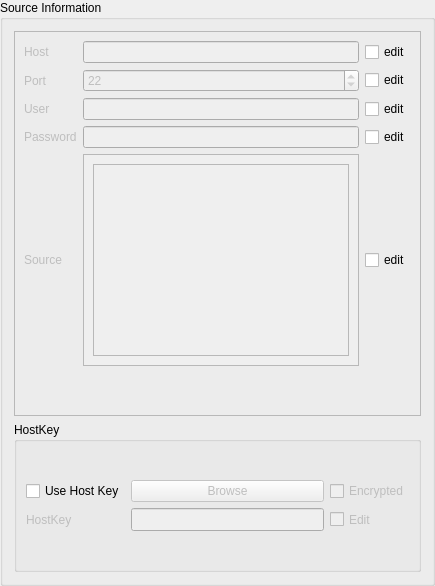
                 <widget class="QGroupBox" name="source_info_get">
                  <property name="title">
                   <string>Source Information</string>
                  </property>
                  <layout class="QGridLayout" name="gridLayout_42">
                   <item row="0" column="0">
                    <widget class="QFrame" name="frame_6">
                     <property name="frameShape">
                      <enum>QFrame::StyledPanel</enum>
                     </property>
                     <property name="frameShadow">
                      <enum>QFrame::Raised</enum>
                     </property>
                     <layout class="QGridLayout" name="gridLayout_43">
                      <item row="0" column="0">
                       <layout class="QGridLayout" name="gridLayout_44">
                        <item row="1" column="1">
                         <widget class="QLineEdit" name="host_address_get">
                          <property name="enabled">
                           <bool>false</bool>
                          </property>
                          <property name="dragEnabled">
                           <bool>true</bool>
                          </property>
                          <property name="clearButtonEnabled">
                           <bool>true</bool>
                          </property>
                         </widget>
                        </item>
                        <item row="4" column="0">
                         <widget class="QLabel" name="passwordLabel_get">
                          <property name="enabled">
                           <bool>false</bool>
                          </property>
                          <property name="text">
                           <string>Password</string>
                          </property>
                         </widget>
                        </item>
                        <item row="2" column="1">
                         <widget class="QSpinBox" name="port_remote_get">
                          <property name="enabled">
                           <bool>false</bool>
                          </property>
                          <property name="maximum">
                           <number>65535</number>
                          </property>
                          <property name="value">
                           <number>22</number>
                          </property>
                         </widget>
                        </item>
                        <item row="1" column="0">
                         <widget class="QLabel" name="hostLabel_get">
                          <property name="enabled">
                           <bool>false</bool>
                          </property>
                          <property name="text">
                           <string>Host</string>
                          </property>
                         </widget>
                        </item>
                        <item row="3" column="0">
                         <widget class="QLabel" name="userLabel_get">
                          <property name="enabled">
                           <bool>false</bool>
                          </property>
                          <property name="text">
                           <string>User</string>
                          </property>
                         </widget>
                        </item>
                        <item row="2" column="0">
                         <widget class="QLabel" name="portLabel_get">
                          <property name="enabled">
                           <bool>false</bool>
                          </property>
                          <property name="text">
                           <string>Port</string>
                          </property>
                         </widget>
                        </item>
                        <item row="3" column="1">
                         <widget class="QLineEdit" name="user_remote_get">
                          <property name="enabled">
                           <bool>false</bool>
                          </property>
                          <property name="dragEnabled">
                           <bool>true</bool>
                          </property>
                          <property name="clearButtonEnabled">
                           <bool>true</bool>
                          </property>
                         </widget>
                        </item>
                        <item row="4" column="1">
                         <widget class="QLineEdit" name="password_remote_get">
                          <property name="enabled">
                           <bool>false</bool>
                          </property>
                          <property name="echoMode">
                           <enum>QLineEdit::PasswordEchoOnEdit</enum>
                          </property>
                          <property name="dragEnabled">
                           <bool>true</bool>
                          </property>
                          <property name="clearButtonEnabled">
                           <bool>true</bool>
                          </property>
                         </widget>
                        </item>
                        <item row="5" column="0">
                         <widget class="QLabel" name="sourceLabel_get">
                          <property name="enabled">
                           <bool>false</bool>
                          </property>
                          <property name="text">
                           <string>Source</string>
                          </property>
                         </widget>
                        </item>
                        <item row="1" column="2">
                         <widget class="QCheckBox" name="hostEdit_get">
                          <property name="text">
                           <string>edit</string>
                          </property>
                         </widget>
                        </item>
                        <item row="3" column="2">
                         <widget class="QCheckBox" name="userEdit_get">
                          <property name="text">
                           <string>edit</string>
                          </property>
                         </widget>
                        </item>
                        <item row="4" column="2">
                         <widget class="QCheckBox" name="passwordEdit_get">
                          <property name="text">
                           <string>edit</string>
                          </property>
                         </widget>
                        </item>
                        <item row="5" column="2">
                         <widget class="QCheckBox" name="sourceEdit_get">
                          <property name="text">
                           <string>edit</string>
                          </property>
                         </widget>
                        </item>
                        <item row="6" column="1">
                         <spacer name="verticalSpacer_4">
                          <property name="orientation">
                           <enum>Qt::Vertical</enum>
                          </property>
                          <property name="sizeHint" stdset="0">
                           <size>
                            <width>20</width>
                            <height>40</height>
                           </size>
                          </property>
                         </spacer>
                        </item>
                        <item row="2" column="2">
                         <widget class="QCheckBox" name="portEdit_get">
                          <property name="text">
                           <string>edit</string>
                          </property>
                         </widget>
                        </item>
                        <item row="5" column="1">
                         <widget class="QScrollArea" name="scrollArea_5">
                          <property name="widgetResizable">
                           <bool>true</bool>
                          </property>
                          <widget class="QWidget" name="scrollAreaWidgetContents_5">
                           <property name="geometry">
                            <rect>
                             <x>0</x>
                             <y>0</y>
                             <width>211</width>
                             <height>187</height>
                            </rect>
                           </property>
                           <layout class="QGridLayout" name="gridLayout_33">
                            <item row="0" column="0">
                             <layout class="QGridLayout" name="gridLayout_32">
                              <item row="0" column="0">
                               <widget class="QTextEdit" name="source_le">
                                <property name="enabled">
                                 <bool>false</bool>
                                </property>
                                <property name="tabChangesFocus">
                                 <bool>true</bool>
                                </property>
                               </widget>
                              </item>
                             </layout>
                            </item>
                           </layout>
                          </widget>
                         </widget>
                        </item>
                       </layout>
                      </item>
                     </layout>
                    </widget>
                   </item>
                   <item row="1" column="0">
                    <widget class="QGroupBox" name="groupBox_8">
                     <property name="minimumSize">
                      <size>
                       <width>0</width>
                       <height>150</height>
                      </size>
                     </property>
                     <property name="maximumSize">
                      <size>
                       <width>16777215</width>
                       <height>16777215</height>
                      </size>
                     </property>
                     <property name="title">
                      <string>HostKey</string>
                     </property>
                     <layout class="QGridLayout" name="gridLayout_45">
                      <item row="0" column="0">
                       <layout class="QGridLayout" name="gridLayout_46">
                        <property name="sizeConstraint">
                         <enum>QLayout::SetDefaultConstraint</enum>
                        </property>
                        <item row="1" column="0">
                         <widget class="QLabel" name="hostKeyLabel_get">
                          <property name="enabled">
                           <bool>false</bool>
                          </property>
                          <property name="maximumSize">
                           <size>
                            <width>16777215</width>
                            <height>25</height>
                           </size>
                          </property>
                          <property name="text">
                           <string>HostKey</string>
                          </property>
                         </widget>
                        </item>
                        <item row="1" column="1">
                         <widget class="QLineEdit" name="hostKey_get">
                          <property name="enabled">
                           <bool>false</bool>
                          </property>
                          <property name="maximumSize">
                           <size>
                            <width>16777215</width>
                            <height>25</height>
                           </size>
                          </property>
                          <property name="dragEnabled">
                           <bool>true</bool>
                          </property>
                          <property name="clearButtonEnabled">
                           <bool>true</bool>
                          </property>
                         </widget>
                        </item>
                        <item row="1" column="2">
                         <widget class="QCheckBox" name="hostKeyEdit_get">
                          <property name="enabled">
                           <bool>false</bool>
                          </property>
                          <property name="maximumSize">
                           <size>
                            <width>16777215</width>
                            <height>25</height>
                           </size>
                          </property>
                          <property name="text">
                           <string>Edit</string>
                          </property>
                         </widget>
                        </item>
                        <item row="0" column="0">
                         <widget class="QCheckBox" name="useKeys_get">
                          <property name="maximumSize">
                           <size>
                            <width>16777215</width>
                            <height>25</height>
                           </size>
                          </property>
                          <property name="text">
                           <string>Use Host Key</string>
                          </property>
                         </widget>
                        </item>
                        <item row="0" column="1">
                         <widget class="QPushButton" name="hostKeyBrowse_get">
                          <property name="enabled">
                           <bool>false</bool>
                          </property>
                          <property name="text">
                           <string>Browse</string>
                          </property>
                         </widget>
                        </item>
                        <item row="0" column="2">
                         <widget class="QCheckBox" name="keyEncrypted_get">
                          <property name="enabled">
                           <bool>false</bool>
                          </property>
                          <property name="text">
                           <string>Encrypted</string>
                          </property>
                         </widget>
                        </item>
                       </layout>
                      </item>
                     </layout>
                    </widget>
                   </item>
                  </layout>
                 </widget>
